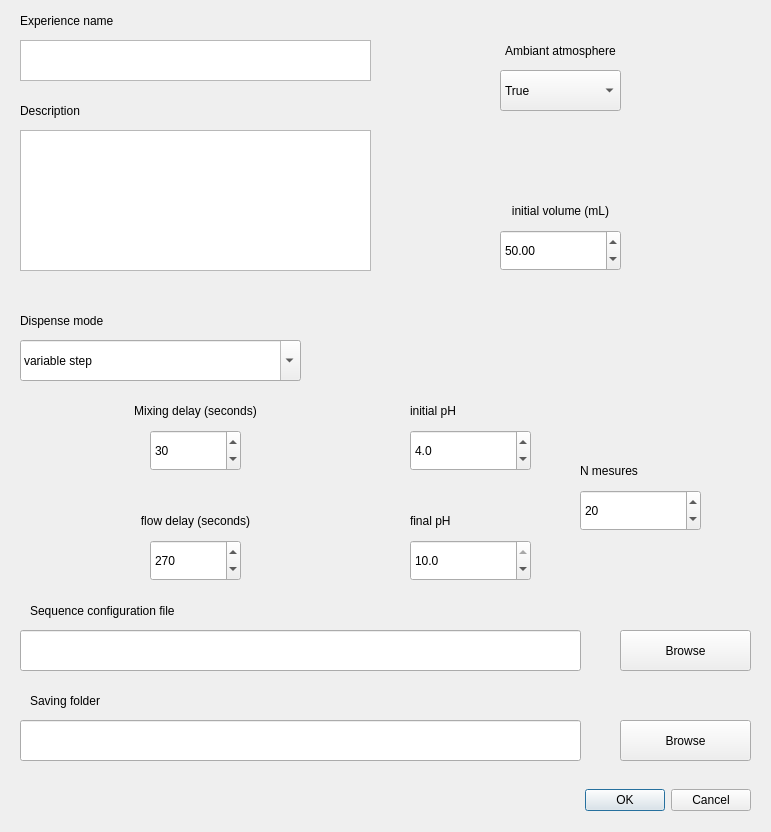
<?xml version="1.0" encoding="UTF-8"?>
<ui version="4.0">
 <class>sequenceConfig</class>
 <widget class="QDialog" name="sequenceConfig">
  <property name="geometry">
   <rect>
    <x>0</x>
    <y>0</y>
    <width>771</width>
    <height>832</height>
   </rect>
  </property>
  <property name="windowTitle">
   <string>Sequence configuration</string>
  </property>
  <property name="sizeGripEnabled">
   <bool>false</bool>
  </property>
  <widget class="QDialogButtonBox" name="dialogbox">
   <property name="geometry">
    <rect>
     <x>440</x>
     <y>770</y>
     <width>311</width>
     <height>61</height>
    </rect>
   </property>
   <property name="orientation">
    <enum>Qt::Horizontal</enum>
   </property>
   <property name="standardButtons">
    <set>QDialogButtonBox::Cancel|QDialogButtonBox::Ok</set>
   </property>
  </widget>
  <widget class="QPlainTextEdit" name="exp_name">
   <property name="geometry">
    <rect>
     <x>20</x>
     <y>40</y>
     <width>351</width>
     <height>41</height>
    </rect>
   </property>
   <property name="plainText">
    <string/>
   </property>
  </widget>
  <widget class="QLabel" name="exp_name_label">
   <property name="geometry">
    <rect>
     <x>20</x>
     <y>0</y>
     <width>241</width>
     <height>41</height>
    </rect>
   </property>
   <property name="text">
    <string>Experience name</string>
   </property>
  </widget>
  <widget class="QLabel" name="description_label">
   <property name="geometry">
    <rect>
     <x>20</x>
     <y>90</y>
     <width>181</width>
     <height>41</height>
    </rect>
   </property>
   <property name="text">
    <string>Description</string>
   </property>
  </widget>
  <widget class="QPlainTextEdit" name="description">
   <property name="geometry">
    <rect>
     <x>20</x>
     <y>130</y>
     <width>351</width>
     <height>141</height>
    </rect>
   </property>
   <property name="plainText">
    <string/>
   </property>
  </widget>
  <widget class="QSpinBox" name="Nmes">
   <property name="geometry">
    <rect>
     <x>580</x>
     <y>490</y>
     <width>121</width>
     <height>41</height>
    </rect>
   </property>
   <property name="minimum">
    <number>3</number>
   </property>
   <property name="maximum">
    <number>30</number>
   </property>
   <property name="value">
    <number>20</number>
   </property>
  </widget>
  <widget class="QLabel" name="pH_init_label">
   <property name="geometry">
    <rect>
     <x>410</x>
     <y>390</y>
     <width>111</width>
     <height>41</height>
    </rect>
   </property>
   <property name="text">
    <string>initial pH</string>
   </property>
  </widget>
  <widget class="QLabel" name="pH_fin_label">
   <property name="geometry">
    <rect>
     <x>410</x>
     <y>500</y>
     <width>121</width>
     <height>41</height>
    </rect>
   </property>
   <property name="text">
    <string>final pH</string>
   </property>
  </widget>
  <widget class="QLabel" name="Nmes_label">
   <property name="geometry">
    <rect>
     <x>580</x>
     <y>450</y>
     <width>121</width>
     <height>41</height>
    </rect>
   </property>
   <property name="text">
    <string>N mesures</string>
   </property>
  </widget>
  <widget class="QDoubleSpinBox" name="pH_init">
   <property name="geometry">
    <rect>
     <x>410</x>
     <y>430</y>
     <width>121</width>
     <height>41</height>
    </rect>
   </property>
   <property name="decimals">
    <number>1</number>
   </property>
   <property name="minimum">
    <double>3.000000000000000</double>
   </property>
   <property name="maximum">
    <double>5.000000000000000</double>
   </property>
   <property name="singleStep">
    <double>0.100000000000000</double>
   </property>
   <property name="value">
    <double>4.000000000000000</double>
   </property>
  </widget>
  <widget class="QDoubleSpinBox" name="pH_fin">
   <property name="geometry">
    <rect>
     <x>410</x>
     <y>540</y>
     <width>121</width>
     <height>41</height>
    </rect>
   </property>
   <property name="decimals">
    <number>1</number>
   </property>
   <property name="minimum">
    <double>8.000000000000000</double>
   </property>
   <property name="maximum">
    <double>10.000000000000000</double>
   </property>
   <property name="singleStep">
    <double>0.100000000000000</double>
   </property>
   <property name="value">
    <double>10.000000000000000</double>
   </property>
  </widget>
  <widget class="QComboBox" name="dispense_mode">
   <property name="geometry">
    <rect>
     <x>20</x>
     <y>340</y>
     <width>281</width>
     <height>41</height>
    </rect>
   </property>
   <property name="editable">
    <bool>true</bool>
   </property>
   <property name="currentText">
    <string>variable step</string>
   </property>
   <property name="maxVisibleItems">
    <number>10</number>
   </property>
   <item>
    <property name="text">
     <string>variable step</string>
    </property>
   </item>
   <item>
    <property name="text">
     <string>fixed step</string>
    </property>
   </item>
   <item>
    <property name="text">
     <string>with feedback</string>
    </property>
   </item>
   <item>
    <property name="text">
     <string>fixed volumes</string>
    </property>
   </item>
   <item>
    <property name="text">
     <string>from file</string>
    </property>
   </item>
  </widget>
  <widget class="QLabel" name="dispense_mode_label">
   <property name="geometry">
    <rect>
     <x>20</x>
     <y>300</y>
     <width>261</width>
     <height>41</height>
    </rect>
   </property>
   <property name="text">
    <string>Dispense mode</string>
   </property>
  </widget>
  <widget class="QLabel" name="saving_folder_label">
   <property name="geometry">
    <rect>
     <x>30</x>
     <y>680</y>
     <width>351</width>
     <height>41</height>
    </rect>
   </property>
   <property name="text">
    <string>Saving folder</string>
   </property>
  </widget>
  <widget class="QDoubleSpinBox" name="V_init">
   <property name="enabled">
    <bool>true</bool>
   </property>
   <property name="geometry">
    <rect>
     <x>500</x>
     <y>230</y>
     <width>121</width>
     <height>41</height>
    </rect>
   </property>
   <property name="autoFillBackground">
    <bool>false</bool>
   </property>
   <property name="decimals">
    <number>2</number>
   </property>
   <property name="minimum">
    <double>1.000000000000000</double>
   </property>
   <property name="maximum">
    <double>2000.000000000000000</double>
   </property>
   <property name="singleStep">
    <double>0.010000000000000</double>
   </property>
   <property name="value">
    <double>50.000000000000000</double>
   </property>
  </widget>
  <widget class="QLabel" name="Vinit_label">
   <property name="geometry">
    <rect>
     <x>430</x>
     <y>190</y>
     <width>261</width>
     <height>41</height>
    </rect>
   </property>
   <property name="text">
    <string>initial volume (mL)</string>
   </property>
   <property name="alignment">
    <set>Qt::AlignCenter</set>
   </property>
  </widget>
  <widget class="QLabel" name="flow_delay_label">
   <property name="geometry">
    <rect>
     <x>50</x>
     <y>500</y>
     <width>291</width>
     <height>41</height>
    </rect>
   </property>
   <property name="text">
    <string>flow delay (seconds)</string>
   </property>
   <property name="alignment">
    <set>Qt::AlignCenter</set>
   </property>
  </widget>
  <widget class="QSpinBox" name="fixed_delay_box">
   <property name="geometry">
    <rect>
     <x>150</x>
     <y>540</y>
     <width>91</width>
     <height>41</height>
    </rect>
   </property>
   <property name="maximum">
    <number>7200</number>
   </property>
   <property name="value">
    <number>270</number>
   </property>
  </widget>
  <widget class="QLabel" name="mixing_delay_label">
   <property name="geometry">
    <rect>
     <x>110</x>
     <y>390</y>
     <width>171</width>
     <height>41</height>
    </rect>
   </property>
   <property name="text">
    <string>Mixing delay (seconds)</string>
   </property>
   <property name="alignment">
    <set>Qt::AlignCenter</set>
   </property>
  </widget>
  <widget class="QSpinBox" name="agitation_delay_box">
   <property name="geometry">
    <rect>
     <x>150</x>
     <y>430</y>
     <width>91</width>
     <height>41</height>
    </rect>
   </property>
   <property name="maximum">
    <number>300</number>
   </property>
   <property name="value">
    <number>30</number>
   </property>
  </widget>
  <widget class="QToolButton" name="browse">
   <property name="enabled">
    <bool>true</bool>
   </property>
   <property name="geometry">
    <rect>
     <x>620</x>
     <y>720</y>
     <width>131</width>
     <height>41</height>
    </rect>
   </property>
   <property name="text">
    <string>Browse</string>
   </property>
   <property name="checkable">
    <bool>false</bool>
   </property>
   <property name="autoRaise">
    <bool>false</bool>
   </property>
  </widget>
  <widget class="QLineEdit" name="saving_folder">
   <property name="geometry">
    <rect>
     <x>20</x>
     <y>720</y>
     <width>561</width>
     <height>41</height>
    </rect>
   </property>
  </widget>
  <widget class="QLineEdit" name="sequence_config_file">
   <property name="geometry">
    <rect>
     <x>20</x>
     <y>630</y>
     <width>561</width>
     <height>41</height>
    </rect>
   </property>
  </widget>
  <widget class="QToolButton" name="browse1">
   <property name="enabled">
    <bool>true</bool>
   </property>
   <property name="geometry">
    <rect>
     <x>620</x>
     <y>630</y>
     <width>131</width>
     <height>41</height>
    </rect>
   </property>
   <property name="text">
    <string>Browse</string>
   </property>
   <property name="checkable">
    <bool>false</bool>
   </property>
   <property name="autoRaise">
    <bool>false</bool>
   </property>
  </widget>
  <widget class="QLabel" name="sequence_config_label">
   <property name="geometry">
    <rect>
     <x>30</x>
     <y>590</y>
     <width>351</width>
     <height>41</height>
    </rect>
   </property>
   <property name="text">
    <string>Sequence configuration file</string>
   </property>
  </widget>
  <widget class="QLabel" name="atmosphere_label">
   <property name="geometry">
    <rect>
     <x>430</x>
     <y>30</y>
     <width>261</width>
     <height>41</height>
    </rect>
   </property>
   <property name="text">
    <string>Ambiant atmosphere</string>
   </property>
   <property name="alignment">
    <set>Qt::AlignCenter</set>
   </property>
  </widget>
  <widget class="QComboBox" name="atmosphere_box">
   <property name="geometry">
    <rect>
     <x>500</x>
     <y>70</y>
     <width>121</width>
     <height>41</height>
    </rect>
   </property>
   <item>
    <property name="text">
     <string>True</string>
    </property>
   </item>
   <item>
    <property name="text">
     <string>False</string>
    </property>
   </item>
  </widget>
 </widget>
 <resources/>
 <connections>
  <connection>
   <sender>dialogbox</sender>
   <signal>accepted()</signal>
   <receiver>sequenceConfig</receiver>
   <slot>accept()</slot>
   <hints>
    <hint type="sourcelabel">
     <x>248</x>
     <y>254</y>
    </hint>
    <hint type="destinationlabel">
     <x>157</x>
     <y>274</y>
    </hint>
   </hints>
  </connection>
  <connection>
   <sender>dialogbox</sender>
   <signal>rejected()</signal>
   <receiver>sequenceConfig</receiver>
   <slot>reject()</slot>
   <hints>
    <hint type="sourcelabel">
     <x>316</x>
     <y>260</y>
    </hint>
    <hint type="destinationlabel">
     <x>286</x>
     <y>274</y>
    </hint>
   </hints>
  </connection>
 </connections>
</ui>
